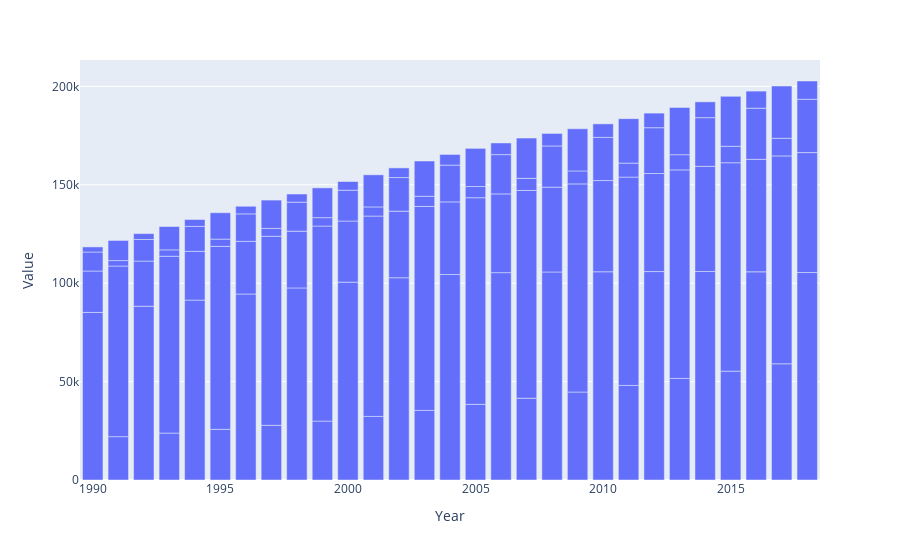

The cell this chart's notebook holds for it:
### Code cell
import plotly.express as px
import seaborn as sns
import pandas as pd
import numpy as np
fig = px.bar(dat, x='Year', y='Value')
fig.show()
